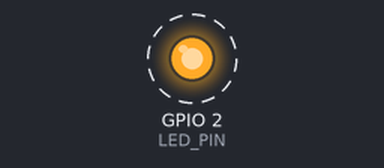
A program run on a simulated ESP32. Parts: output pins drawn as LEDs (lit = HIGH). Dashed ring = blinking. What the program prints to the serial monitor is not drawn.

Above: at 0.2 s.
Timing chart, 0 to 3.0 s (numbered marks = the images above):
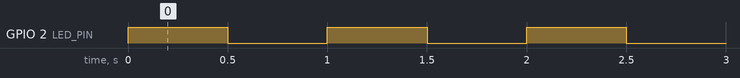

The program:

main.cpp
```cpp
#include <Arduino.h>

#define LED_PIN 2


void setup() {
  // put your setup code here, to run once:

  Serial.begin(115200);

  Serial.println("Hello from setup.");

  pinMode(LED_PIN, OUTPUT);
}

void loop() {
  // put your main code here, to run repeatedly:
  digitalWrite(LED_PIN, HIGH);
  delay(500);
  digitalWrite(LED_PIN, LOW);
  delay(500);
  Serial.println("Hello from the loop.");
}
```

Measured:
- by itself, GPIO 2 (LED_PIN): alternates HIGH for 0.50 s and LOW for 0.50 s
